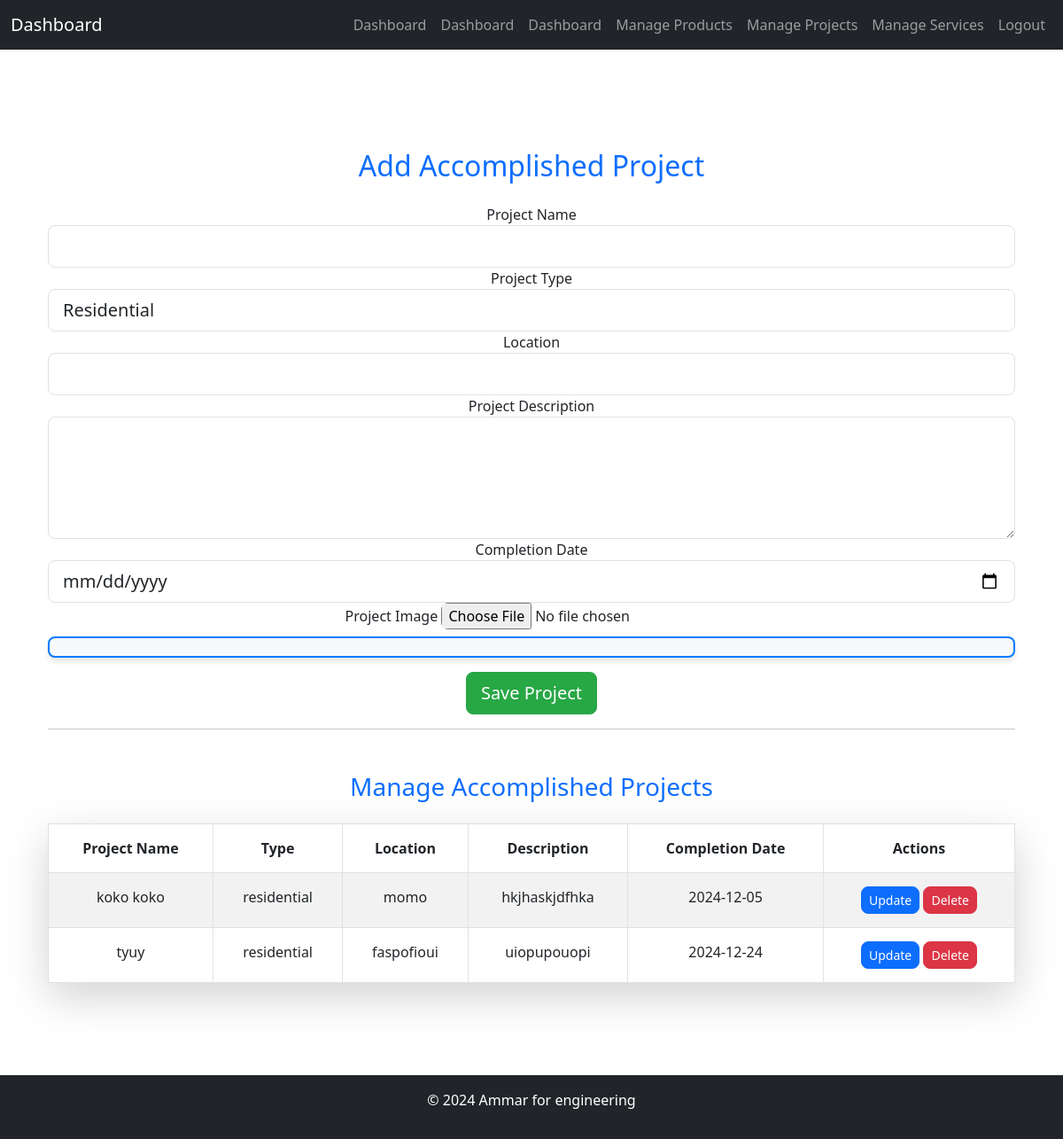
Page /admin/add_accomplished_project (signed in) on the committed database.
### app/models/AccomplishedProject.py (models this page shows, shortened)
class AccomplishedProject(db.Model):
    __tablename__ = 'projects'
    id = db.Column(db.Integer, primary_key=True)
    name = db.Column(db.String(255), nullable=False)
    type = db.Column(db.String(50), nullable=False)
    location = db.Column(db.String(255), nullable=False)
    description = db.Column(db.Text, nullable=False)
    image_url = db.Column(db.Text, nullable=False)
    completion_date = db.Column(db.Date, nullable=False)
    created_at = db.Column(db.DateTime, default=db.func.current_timestamp())

### app/routes/admin_routes.py (the view, shortened to what this page needs)
@admin_bp.route('/add_accomplished_project', methods=['GET', 'POST'])
@login_required
def add_accomplished_project():
    projects = AccomplishedProject.query.all()
    return render_template('admin/projects.html', projects=projects ,title=project_page_title)

### app/__init__.py (called while the page is built)
@login_manager.user_loader
def load_user(user_id):
    from app.models.admins import Admin  # Import inside the function to avoid circular imports
    return Admin.query.get(int(user_id))  # Return the user by their ID

### app/templates/admin/projects.html (shortened to what this page needs)
{% extends 'admin/base.html' %}
{% block content %}
<div class="container mt-5">
    <h2 class="text-center text-primary mb-4">Add Accomplished Project</h2>
    <form method="POST" action="{{ url_for('admin.add_accomplished_project') }}" enctype="multipart/form-data">
        <div class="form-group">
            <label for="project_name">Project Name</label>
            <input type="text" class="form-control form-control-lg" id="project_name" name="project_name" required>
        </div>
        <div class="form-group">
            <label for="project_type">Project Type</label>
            <select class="form-control form-control-lg" id="project_type" name="project_type">
                <option value="residential">Residential</option>
            </select>
        </div>
        <div class="form-group">
            <label for="location">Location</label>
            <input type="text" class="form-control form-control-lg" id="location" name="location" required>
        </div>
        <div class="form-group">
            <label for="description">Project Description</label>
            <textarea class="form-control form-control-lg" id="description" name="description" rows="4" required></textarea>
        </div>
        <div class="form-group">
            <label for="completion_date">Completion Date</label>
            <input type="date" class="form-control form-control-lg" id="completion_date" name="completion_date" required>
        </div>
        <div class="form-group">
            <label for="project_image">Project Image</label>
            <input type="file" class="form-control-file" id="project_image" name="project_image" onchange="previewImage(event)">
            <div id="imagePreview" class="mt-2">
            </div>
        </div>
        <button type="submit" class="btn btn-lg btn-success mt-3">Save Project</button>
    </form>
    <hr>
    <h3 class="mt-5 text-center text-primary">Manage Accomplished Projects</h3>
    <table class="table table-striped table-bordered shadow-lg mt-4">
        <thead>
            <tr>
                <th>Project Name</th>
                <th>Type</th>
                <th>Location</th>
                <th>Description</th>
                <th>Completion Date</th>
                <th>Actions</th>
            </tr>
        </thead>
        <tbody>
            {% for project in projects %}
            <tr>
                <td>{{ project.name }}</td>
                <td>{{ project.type }}</td>
                <td>{{ project.location }}</td>
                <td>{{ project.description }}</td>
                <td>{{ project.completion_date }}</td>
                <td>
                    <button class="btn btn-primary btn-sm" data-bs-toggle="modal" data-bs-target="#editeModal{{ project.id }}">
                        Update
                    </button>
                    <a href="{{ url_for('admin.delete_project', project_id=project.id) }}" class="btn btn-danger btn-sm" onclick="return confirm('Are you sure you want to remove this project')">Delete</a>
                </td>
            </tr>
            {% endfor %}
        </tbody>
    </table>
</div>
{% endblock %}

### app/static/styles/styles.css (style rules this page uses)
body { background-color: #001f3f; color: white; font-family: Arial, sans-serif; }
.container { text-align: center; padding: 20px; }

### app/templates/admin/projects.html (style rules this page uses)
.form-control, .form-control-file, .btn { border-radius: 8px; transition: all 0.3s ease-in-out; }
.btn-success { background-color: #28a745; border-color: #28a745; }
.table { border-radius: 8px; box-shadow: 0 4px 6px rgba(0, 0, 0, 0.1); }
.table-striped tbody tr:nth-of-type(odd) { background-color: #f2f2f2; }
.table th, .table td { text-align: center; padding: 15px; }
#imagePreview { border: 2px solid #007bff; padding: 10px; border-radius: 8px; background-color: #f8f9fa; box-shadow: 0 4px 6px rgba(0, 0, 0, 0.1); }
.shadow-lg { box-shadow: 0 8px 16px rgba(0, 0, 0, 0.2); }

### rows in the picture
AccomplishedProject: name "koko koko", type "residential", location "momo", description "hkjhaskjdfhka", completion_date "2024-12-05"
AccomplishedProject: name "tyuy", type "residential", location "faspofioui", description "uiopupouopi", completion_date "2024-12-24"
